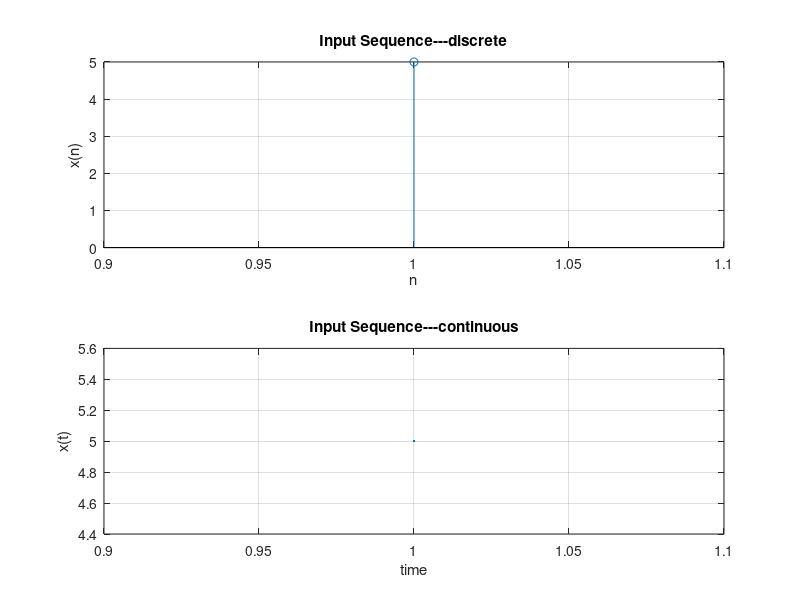
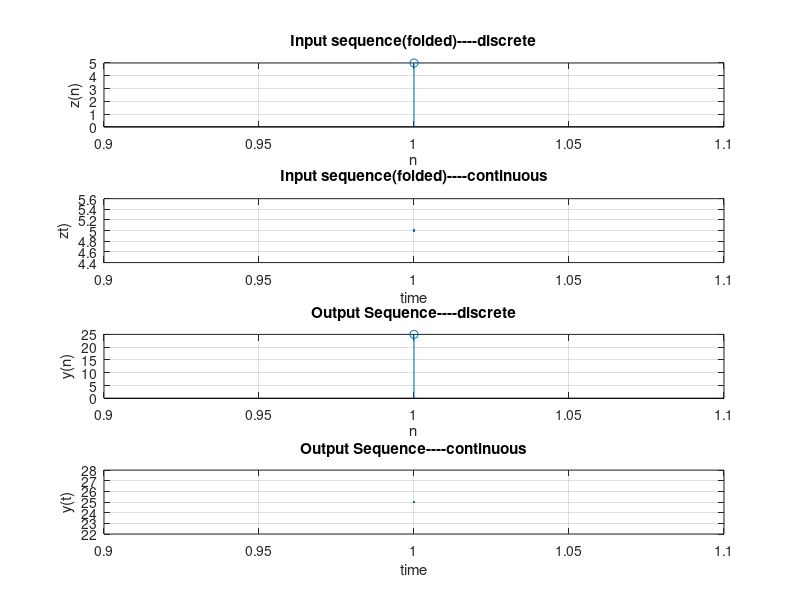

Recreate these plots in MATLAB, in order.
clc;
close all;
x=input('Enter the sequence: ');
z=fliplr(x);
m=length(x);
n=length(z);
X=[x,zeros(1,n)];
figure
subplot(211)
stem(x);
xlabel('n');
ylabel('x(n)');
title('Input Sequence---discrete');
grid on;
subplot(212)
plot(x);
xlabel('time');
ylabel('x(t)');
title('Input Sequence---continuous');
grid on;
figure 
subplot(411)
stem(z);
xlabel('n');
ylabel('z(n)');
title('Input sequence(folded)----discrete');
grid on;
subplot(412)
plot(z);
xlabel('time');
ylabel('z{t})');
title('Input sequence(folded)----continuous');
grid on;
Z=[z,zeros(1,m)];
for i=1:n+m-1
    A(i)=0;
    for j=1:m
        if((i-j+1)>0)
            A(i)=A(i)+(X(j)*Z(i-j+1));
        else
        end
    end
end
subplot(413)
stem(A);
xlabel('n');
ylabel('y(n)');
title('Output Sequence----discrete');
grid on;
subplot(414)
plot(A);
xlabel('time');
ylabel('y(t)');
title('Output Sequence----continuous')
grid on;
disp(A)